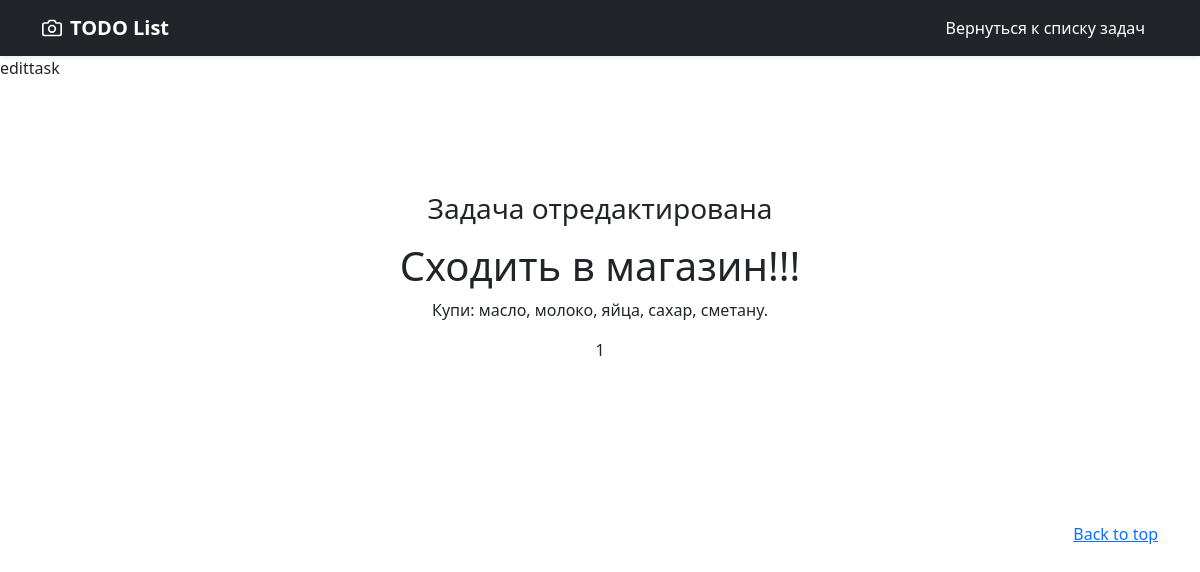
The page /1 on the database its author committed.
### main/models.py (models this page shows, shortened)
class Task(models.Model):
    name = models.CharField('task_name',max_length=255)
    text = models.TextField('text')
    time = models.IntegerField('time')
    class Meta:
        verbose_name = 'Задача'
        verbose_name_plural = 'Задачи'

### main/views.py (the view)
# urls.py: path('<int:pk>',views.TaskDetailView.as_view(), name = 'task_detail'),
class TaskDetailView(DetailView):
    model = Task
    template_name = 'detail_view.html'
    context_object_name = 'article'

### templates/detail_view.html (shortened to what this page needs)
<!doctype html>
<html lang="en">
  <head>
    <link href="https://cdn.jsdelivr.net/npm/bootstrap@5.0.2/dist/css/bootstrap.min.css" rel="stylesheet">
<link href="/docs/5.3/dist/css/bootstrap.min.css" rel="stylesheet">
  </head>
  <body>
<header>
  <div class="navbar navbar-dark bg-dark shadow-sm">
    <div class="container">
      <a href="#" class="navbar-brand d-flex align-items-center">
        <strong>TODO List</strong>
      </a>
      <a href="{% url 'edittask' %}" class="btn btn-dark">Вернуться к списку задач</a>
    </div>
  </div>
</header>
edittask
<main>
  <section class="py-5 text-center container">
    <div class="row py-lg-5">
      <div class="col-lg-6 col-md-8 mx-auto">
          <p class="lead text-muted"><h3>Задача отредактирована</h3></p>
       <p> {% block content %}
           <h1>{{ article.name }}</h1>
           <p>{{ article.text }}</p>
           <p>{{ article.time }}</p>
       {% endblock %} </p>
      </div>
    </div>
  </section>
</main>
<footer class="text-muted py-5">
  <div class="container">
    <p class="float-end mb-1">
      <a href="#">Back to top</a>
    </p>
  </div>
</footer>
  </body>
</html>

### templates/detail_view.html (style rules this page uses)
body { background-image: url("https://media.istockphoto.com/id/481856724/ru/%D1%84%D0%BE%D1%82%D0%BE/%D0%BD%D0%B5%D0%B6%D0%BD%D1%8B%D0%B9-%D1%86%D0%B2%D0%B5%D1%82-%D0%B0%D0%B1%D1%81%D1%82%D1%80%D0%B0%D0%BA%D1%82%D0%BD%D1%8B%D0%B9-%D1%84%D0%BE%D0%BD.jpg?s=170667a&w=0&k=20&c=yq7WvGMbkRXFL_PsLPIlt1tXXPPcIj3Yf3QCT29ZLpg="); background-position: center center; -webkit-background-size: cover }

### rows shown on the page
Task: name "Сходить в магазин!!!", text "Купи: масло, молоко, яйца, сахар, сметану.", time "1"
